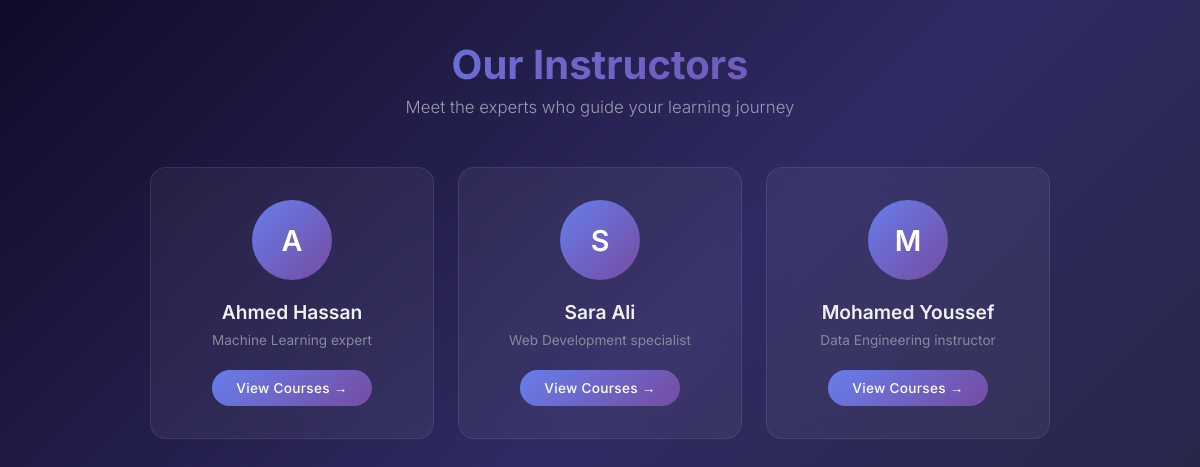
The page /instructors/ on the database its author committed.
### instructors/models.py (models this page shows, shortened)
class Instructor(models.Model):
    first_name = models.CharField(max_length=100)
    last_name = models.CharField(max_length=100)
    bio = models.TextField(blank=True)

### instructors/views.py (the view)
# urls.py: path('', views.instructor_list, name='list'),
def instructor_list(request):
    instructors = Instructor.objects.all()
    return render(request, 'instructors/list.html', {'instructors': instructors})

### instructors/templates/instructors/list.html (shortened to what this page needs)
{% extends "base.html" %}
{% load static %}
{% block extra_css %}
<link rel="stylesheet" href="{% static 'instructors/css/list.css' %}">
{% endblock %}
{% block content %}
<div class="page-header">
    <h1>Our Instructors</h1>
    <p>Meet the experts who guide your learning journey</p>
</div>
{% if instructors %}
<div class="instructor-grid">
    {% for instructor in instructors %}
    <div class="instructor-card">
        <div class="avatar">{{ instructor.first_name|first }}</div>
        <div class="instructor-name">{{ instructor.first_name }} {{ instructor.last_name }}</div>
        {% if instructor.bio %}
        <div class="instructor-bio">{{ instructor.bio }}</div>
        {% endif %}
        <a href="{% url 'instructors:courses' instructor.id %}" class="view-courses-btn">View Courses →</a>
    </div>
    {% endfor %}
</div>
{% else %}
<div class="empty-state">No instructors available yet.</div>
{% endif %}
{% endblock %}

### templates/base.html (shortened to what this page needs)
{% load static %}
<!DOCTYPE html>
<html lang="en">
<head>
    {% block extra_css %}{% endblock %}
</head>
<body>
    <div class="container">
        {% block content %}{% endblock %}
    </div>
</body>
</html>

### instructors/static/instructors/css/list.css (style rules this page uses)
* { margin: 0; padding: 0; box-sizing: border-box; }
body { font-family: 'Inter', sans-serif; background: linear-gradient(135deg, #0f0c29, #302b63, #24243e); min-height: 100vh; color: #e0e0e0; padding: 40px 20px; }
.container { max-width: 900px; margin: 0 auto; }
.page-header { text-align: center; margin-bottom: 50px; }
.page-header h1 { font-size: 2.5rem; font-weight: 700; background: linear-gradient(135deg, #667eea, #764ba2); -webkit-background-clip: text; -webkit-text-fill-color: transparent; background-clip: text; margin-bottom: 8px; }
.page-header p { color: #9a9ab0; font-size: 1.05rem; font-weight: 300; }
.instructor-grid { display: grid; grid-template-columns: repeat(auto-fill, minmax(260px, 1fr)); gap: 24px; }
.instructor-card { background: rgba(255, 255, 255, 0.05); backdrop-filter: blur(10px); border: 1px solid rgba(255, 255, 255, 0.08); border-radius: 16px; padding: 32px 24px; text-align: center; transition: all 0.35s ease; position: relative; overflow: hidden; }
.instructor-card::before { content: ''; position: absolute; top: 0; left: 0; right: 0; height: 4px; background: linear-gradient(90deg, #667eea, #764ba2); opacity: 0; transition: opacity 0.35s ease; }
.avatar { width: 80px; height: 80px; border-radius: 50%; background: linear-gradient(135deg, #667eea, #764ba2); display: flex; align-items: center; justify-content: center; margin: 0 auto 20px; font-size: 1.8rem; font-weight: 600; color: #fff; }
.instructor-name { font-size: 1.2rem; font-weight: 600; color: #f0f0f0; margin-bottom: 6px; }
.instructor-bio { font-size: 0.85rem; color: #8888a0; margin-bottom: 20px; line-height: 1.5; }
.view-courses-btn { display: inline-block; padding: 10px 24px; background: linear-gradient(135deg, #667eea, #764ba2); color: #fff; text-decoration: none; border-radius: 25px; font-size: 0.85rem; font-weight: 500; transition: all 0.3s ease; letter-spacing: 0.3px; }
.instructor-card { animation: fadeInUp 0.5s ease forwards; }
.instructor-card:nth-child(2) { animation-delay: 0.1s; }
.instructor-card:nth-child(3) { animation-delay: 0.2s; }

### rows shown on the page
Instructor: first_name|first "A", first_name "Ahmed", last_name "Hassan", bio "Machine Learning expert"
Instructor: first_name|first "S", first_name "Sara", last_name "Ali", bio "Web Development specialist"
Instructor: first_name|first "M", first_name "Mohamed", last_name "Youssef", bio "Data Engineering instructor"
